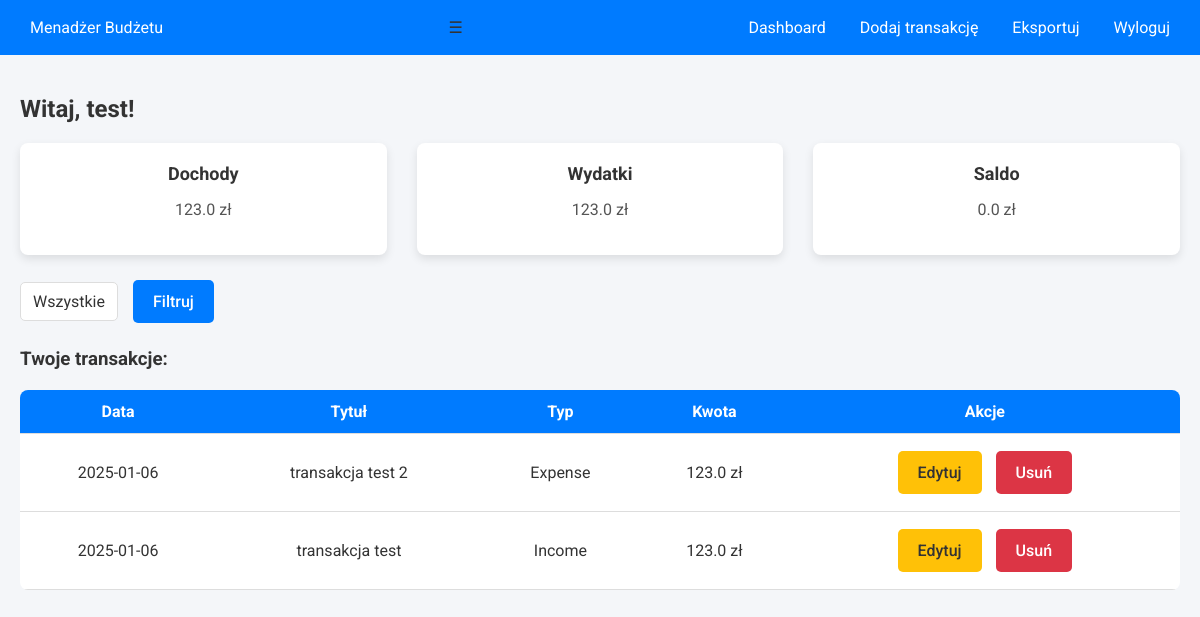
Page / (signed in) on the earlier database version.
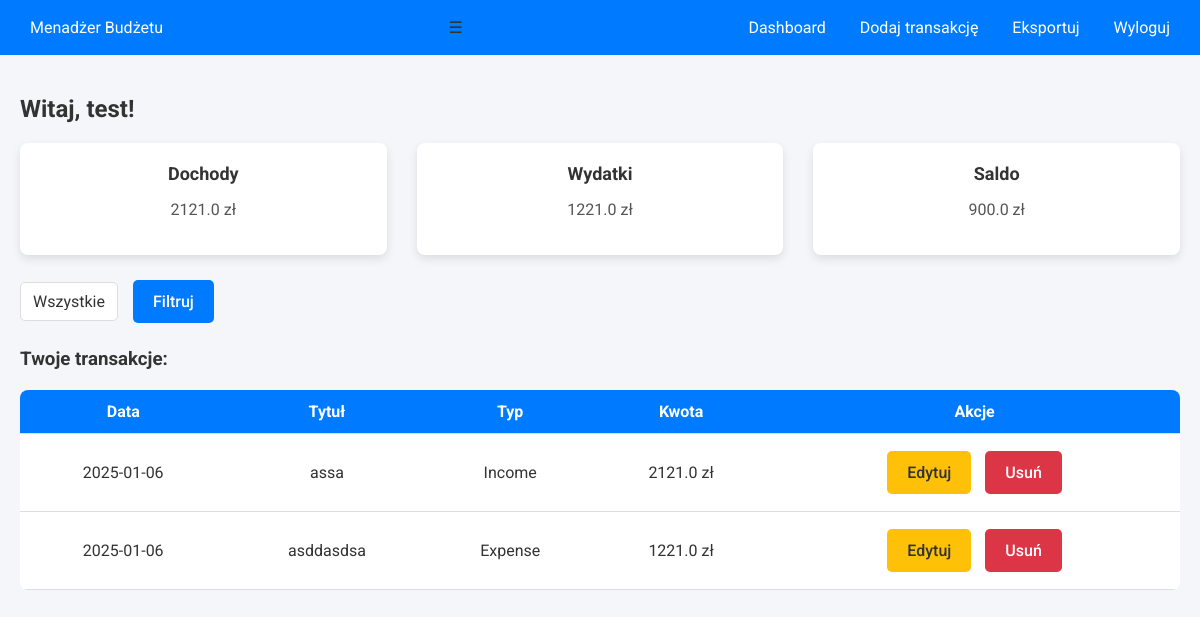
Same page on the later database version.
### app.py (models this page shows)
class User(UserMixin, db.Model):
    id = db.Column(db.Integer, primary_key=True)
    username = db.Column(db.String(150), nullable=False, unique=True)
    password = db.Column(db.String(150), nullable=False)

class Transaction(db.Model):
    id = db.Column(db.Integer, primary_key=True)
    title = db.Column(db.String(150), nullable=False)
    amount = db.Column(db.Float, nullable=False)
    type = db.Column(db.String(50), nullable=False)  # "Income" lub "Expense"
    date = db.Column(db.DateTime, default=datetime.utcnow)
    user_id = db.Column(db.Integer, db.ForeignKey('user.id'), nullable=False)

### app.py (the view)
@app.route('/', methods=['GET', 'POST'])
@login_required
def home():
    form = FilterForm()
    transactions = Transaction.query.filter_by(user_id=current_user.id)
    if form.validate_on_submit() and form.type.data:
        transactions = transactions.filter_by(type=form.type.data)
    transactions = transactions.order_by(Transaction.date.desc()).all()
    total_income = sum(t.amount for t in transactions if t.type == "Income")
    total_expense = sum(t.amount for t in transactions if t.type == "Expense")
    balance = total_income - total_expense
    return render_template('home.html', transactions=transactions, form=form,
                           total_income=total_income, total_expense=total_expense, balance=balance)

### app.py
class FilterForm(FlaskForm):
    type = SelectField(choices=[("", "Wszystkie"), ("Income", "Dochód"), ("Expense", "Wydatek")])
    submit = SubmitField("Filtruj")

### app.py (called while the page is built)
@login_manager.user_loader
def load_user(user_id):
    return User.query.get(int(user_id))

### templates/home.html (shortened to what this page needs)
<!DOCTYPE html>
<html lang="en">
<head>
    <link rel="stylesheet" href="{{ url_for('static', filename='style.css') }}">
</head>
<body>
    <nav class="navbar">
        <a href="/" class="nav-link">Menadżer Budżetu</a>
        <div class="hamburger" onclick="toggleMenu()">&#9776;</div>
        <div class="nav-links">
            <a href="/" class="nav-item">Dashboard</a>
            <a href="/add" class="nav-item">Dodaj transakcję</a>
            <a href="/export" class="nav-item">Eksportuj</a>
            <a href="/logout" class="nav-item text-danger">Wyloguj</a>
        </div>
    </nav>
    <div class="container">
        <h2>Witaj, {{ current_user.username }}!</h2>
        <div class="cards-container">
            <div class="card">
                <div class="card-header">Dochody</div>
                <div class="card-body">
                    <p>{{ total_income }} zł</p>
                </div>
            </div>
            <div class="card">
                <div class="card-header">Wydatki</div>
                <div class="card-body">
                    <p>{{ total_expense }} zł</p>
                </div>
            </div>
            <div class="card">
                <div class="card-header">Saldo</div>
                <div class="card-body">
                    <p>{{ balance }} zł</p>
                </div>
            </div>
        </div>
        <form method="POST" class="filter-form">
            <div class="filter-group">
                {{ form.type(class="dropdown-select") }}
                {{ form.submit(class="btn btn-primary filter-button") }}
            </div>
        </form>
        <h3>Twoje transakcje:</h3>
        <table>
            <thead>
                <tr>
                    <th>Data</th>
                    <th>Tytuł</th>
                    <th>Typ</th>
                    <th>Kwota</th>
                    <th>Akcje</th>
                </tr>
            </thead>
            <tbody>
                {% for transaction in transactions %}
                <tr>
                    <td>{{ transaction.date.strftime('%Y-%m-%d') }}</td>
                    <td>{{ transaction.title }}</td>
                    <td>{{ transaction.type }}</td>
                    <td>{{ transaction.amount }} zł</td>
                    <td>
                        <a href="{{ url_for('edit_transaction', transaction_id=transaction.id) }}" class="btn btn-warning btn-sm">Edytuj</a>
                        <form method="POST" action="{{ url_for('delete_transaction', transaction_id=transaction.id) }}" style="display:inline;">
                            <button type="submit" class="btn btn-danger btn-sm">Usuń</button>
                        </form>
                    </td>
                </tr>
                {% endfor %}
            </tbody>
        </table>
    </div>
</body>
</html>

### static/style.css (style rules this page uses)
body { font-family: 'Roboto', Arial, sans-serif; background-color: #f4f6f9; margin: 0; padding: 0; color: #333; }
h2, h3 { color: #333; }
.container { max-width: 1200px; margin: 0 auto; padding: 20px; }
.navbar { background-color: #007bff; padding: 10px 15px; display: flex; flex-wrap: wrap; justify-content: space-between; align-items: center; }
.navbar a { color: #fff; text-decoration: none; padding: 8px 15px; transition: color 0.2s ease-in-out; font-size: 16px; }
.card { background-color: #fff; border-radius: 8px; box-shadow: 0 4px 10px rgba(0, 0, 0, 0.1); margin-bottom: 20px; padding: 20px; text-align: center; transition: box-shadow 0.3s ease-in-out, transform 0.2s ease-in-out; }
.card-header { font-size: 18px; font-weight: bold; color: #333; }
.card-body { font-size: 16px; color: #555; }
.cards-container { display: grid; grid-template-columns: repeat(auto-fit, minmax(300px, 1fr)); gap: 30px; margin-top: 20px; }
.btn { border-radius: 5px; padding: 12px 20px; margin: 5px; font-size: 16px; font-family: 'Roboto', Arial, sans-serif; font-weight: 500; transition: all 0.3s ease-in-out; border: none; cursor: pointer; color: #fff; text-decoration: none; }
.btn-primary { background-color: #007bff; }
.btn-danger { background-color: #dc3545; }
.btn-warning { background-color: #ffc107; color: #333; }
.filter-form { display: flex; align-items: center; gap: 10px; margin-bottom: 20px; }
.filter-group { display: flex; gap: 10px; align-items: center; }
.dropdown-select { border-radius: 5px; padding: 10px 12px; font-size: 16px; font-family: 'Roboto', Arial, sans-serif; border: 1px solid #ddd; background-color: #fff; transition: all 0.2s ease-in-out; color: #333; appearance: none; }
table { width: 100%; border-collapse: collapse; margin-top: 20px; background-color: #fff; border-radius: 8px; overflow: hidden; }
th, td { padding: 12px; text-align: center; border-bottom: 1px solid #ddd; word-wrap: break-word; }
th { background-color: #007bff; color: #fff; font-weight: bold; }

Differences in the rows shown:
changed Transaction: title "transakcja test 2" → "assa"; type "Expense" → "Income"; amount "123.0" → "2121.0"
changed Transaction: title "transakcja test" → "asddasdsa"; type "Income" → "Expense"; amount "123.0" → "1221.0"
Other differences:
{{ total_income }}: "123.0" → "2121.0"
{{ total_expense }}: "123.0" → "1221.0"
{{ balance }}: "0.0" → "900.0"
